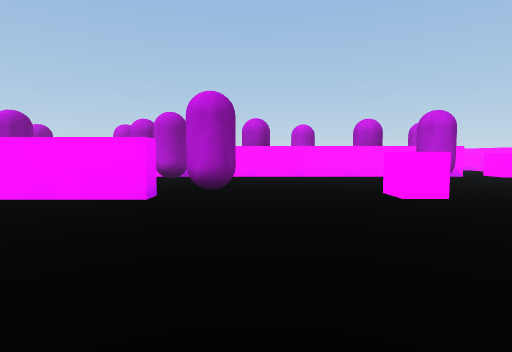
View 1 (above)

16 first-person views from a walk through a 3-D level made in the Unity game engine. The camera is 0.72 m above the floor, tilts 4° down and sees 80° across. The floor is counted in squares, 1 m on a side. Each view is taken from the middle of a square. On the plan, view 1 faces up. The plan holds only what a view shows up to about 10 squares ahead; the rest is blank. The player character is not drawn.

View 2
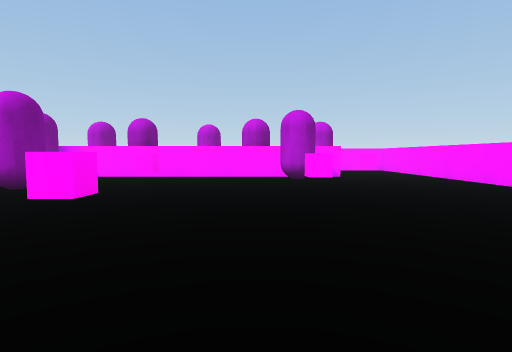

View 3
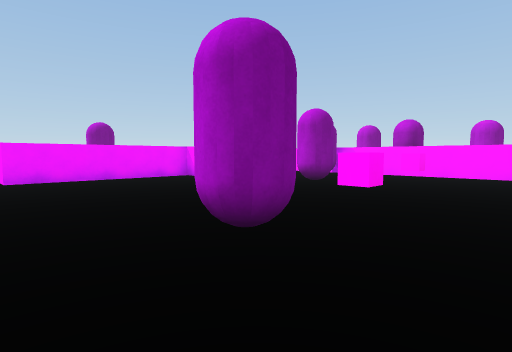

View 4
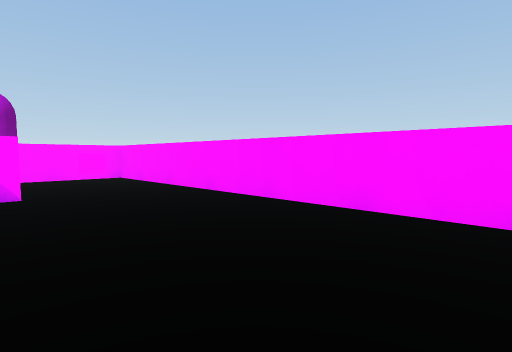

View 5
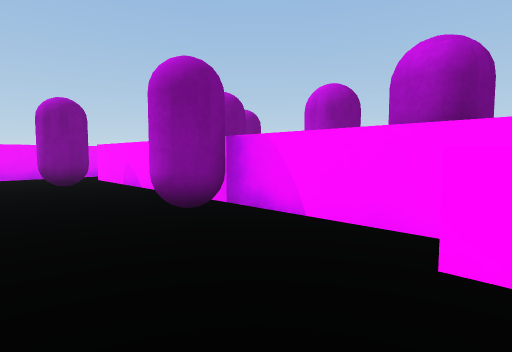

View 6
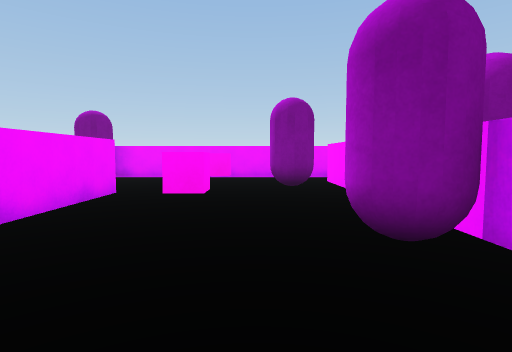

View 7
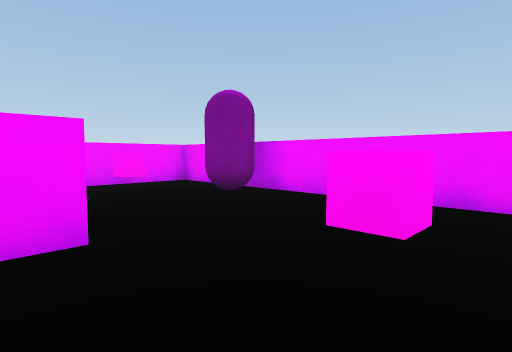

View 8
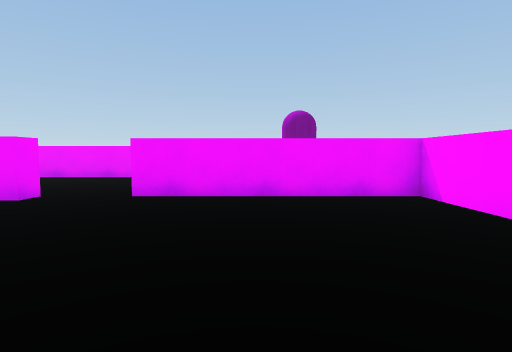

View 9
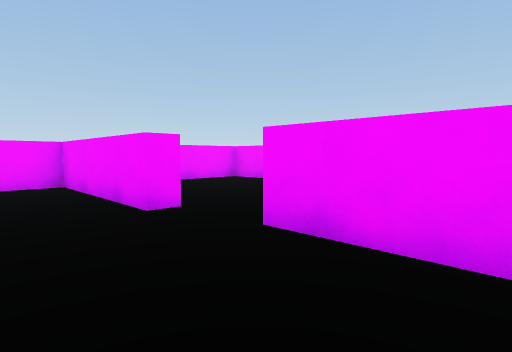

View 10
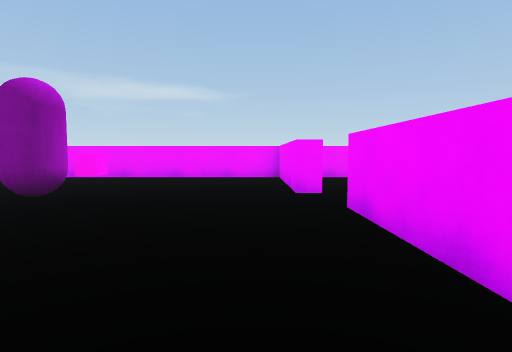

View 11
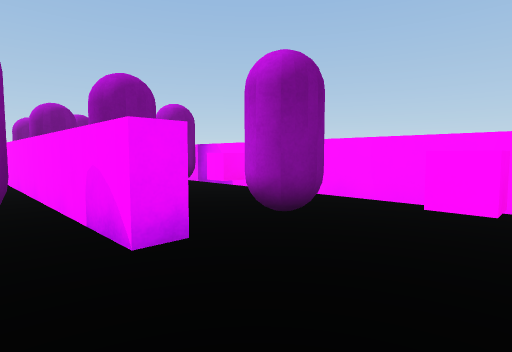

View 12
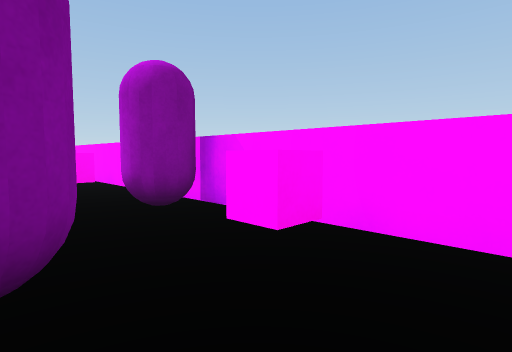

View 13
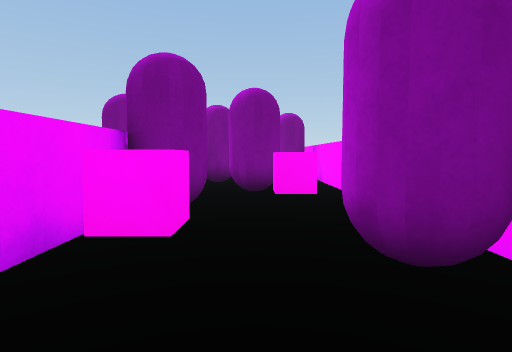

View 14
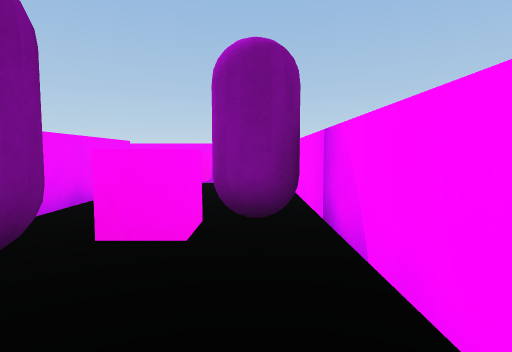

View 15
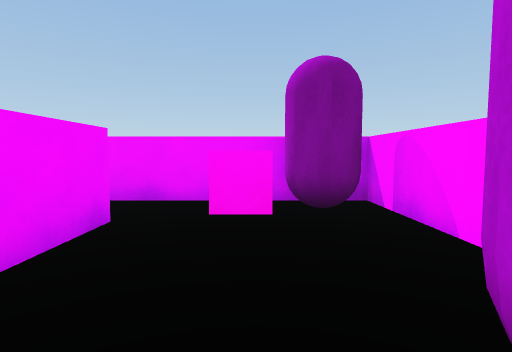

View 16
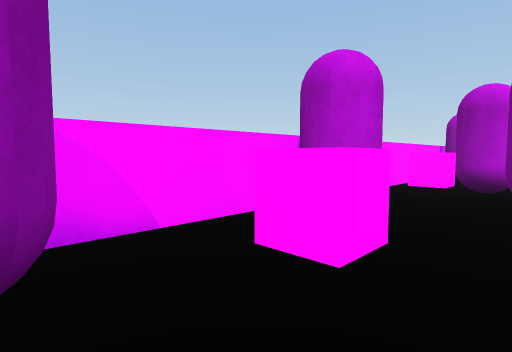

### Floor plan
Points are (right, up) in squares from view 1. A wall is a line through its corners. A room is listed if a view was taken in it or the views show most of it. See-through windows are left out.
Room 1 (views 1, 2, 3, 4, 5, 6, 7, 8, 9, 10, 11, 12, 13, 14, 15, 16)
walls: (-1.7, 5.4) (-1.7, 4.9) (-5.3, 4.9) (-5.3, -0.1); (0.2, 10.4) (2.2, 10.4); (-5.9, 5.4) (-3, 5.4); (-4.9, 9.9) (-8.2, 9.9); (-5.4, -1.7) (-4.8, -1.7) (-4.8, -5.7) (2.1, -5.7); (6.8, 10.5) (6.8, 9.9) (-3.2, 9.9); (9.8, 4.2) (9.8, 13.8) (-9.8, 13.8) (-9.8, 3); (-9.8, 1.5) (-9.8, 0.4) (-7.1, 0.4); (-8.2, 10.4) (-5.5, 10.4)
ways out: opening at (-5, -1) to room 2
objects: capsule (-9, 3) to (-9, 4); capsule (-9, 13); pink cube (-8, 1); pink cube (-8, 12); pink cube (-7, 7); capsule (-7, 9); capsule (-6, 13) to (-5, 13); pink cube (-4, 7); capsule (-4, 11); pink cube (-4, 12); capsule (-3, 9) to (-2, 9); capsule (-2, 12); capsule (-1, 6) to (-1, 7); pink cube (0, -3); capsule (0, -1); capsule (0, 11); pink cube (0, 12); pink cube (1, 9); pink cube (2, 3); pink cube (2, 11); capsule (2, 13); capsule (4, 11); pink cube (5, 7); capsule (5, 9); pink cube (5, 13); capsule (6, 12) to (7, 12); pink cube (8, 12)
Room 2 (no view inside)
walls: (-9.8, -1.9) (-9.8, -5.5); (-9.5, -5.7) (-6.1, -5.7); (-5.3, -0.1) (-5.9, -0.1)
ways out: opening at (-5, -1) to room 1

Where each view was taken, in squares from view 1:
view 1: 0 up, 0 right, facing up
view 2: 0 up, 4 right, facing up
view 3: 1 down, 4 right, facing up-left
view 4: 4 up, 6 right, facing up-right
view 5: 7 up, 1 right, facing up-left
view 6: 8 up, 0 right, facing left
view 7: 8 up, 5 left, facing down-left
view 8: 2 up, 0 right, facing left
view 9: 2 up, 3 left, facing down-left
view 10: 4 up, 4 left, facing down
view 11: 9 up, 9 right, facing up-left
view 12: 11 up, 6 right, facing up-left
view 13: 12 up, 4 right, facing left
view 14: 13 up, 2 left, facing left
view 15: 12 up, 5 left, facing left
view 16: 11 up, 9 left, facing up-right
